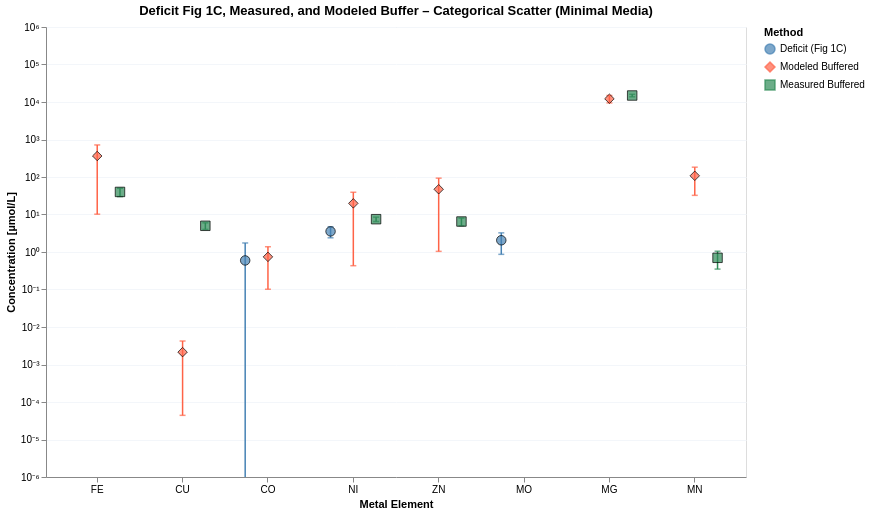

The code cell stored with this chart in its notebook:
### Markdown cell above
### Plot 4 – Categorical scatter: Deficit Figure 1C vs. modeled vs. measured buffered concentration (Minimal Media)

Each element on the x-axis has three offset points:
- **Deficit (Fig 1C)** – ICP-MS total − simulation ± propagated error
- **Modeled Buffered** – competition-model mid-point ± half the lb/ub range
- **Measured Buffered** – experimentally measured ± std

### Code cell
DOMAIN_MIN = 1e-7
elements = results_minimal.index.tolist()

bar_df = pd.DataFrame({
    'element':         elements,
    'deficit_uM':      results_minimal['deficit_M']       * 1e6,
    'deficit_err_uM':  results_minimal['deficit_M_err']   * 1e6,
    'model_uM_lb':        est_competition_minimal_lb.reindex(elements) * 1e6,
    'model_uM_ub':        est_competition_minimal_ub.reindex(elements) * 1e6,
    'measured_uM':     meas_buf_minimal['measured_M'].reindex(elements) * 1e6,
    'measured_err_uM': meas_buf_minimal['measured_std_M'].reindex(elements) * 1e6,
}).set_index("element")


df_wide = pl.from_pandas(bar_df.reset_index()).with_columns([
    (0.5 * (pl.col("model_uM_lb") + pl.col("model_uM_ub"))).alias("model_mid_uM"),
    (0.5 * (pl.col("model_uM_ub") - pl.col("model_uM_lb")).abs()).alias("model_err_uM"),
])

_series_labels = {
    "Deficit (Fig 1C)":  ("deficit_uM",   "deficit_err_uM"),
    "Modeled Buffered":  ("model_mid_uM", "model_err_uM"),
    "Measured Buffered": ("measured_uM",  "measured_err_uM"),
}

df_long = pl.concat([
    df_wide.select([
        pl.col("element"),
        pl.col(y_col).alias("y_uM"),
        pl.col(e_col).fill_null(0).alias("y_err_uM"),
        pl.lit(label).alias("series"),
    ])
    for label, (y_col, e_col) in _series_labels.items()
]).filter(
    pl.col("y_uM").is_not_null()
).filter(
    # Keep row if it's NOT (deficit series AND negative value)
    ~((pl.col("series") == "Deficit (Fig 1C)") & (pl.col("y_uM") < 0))
).with_columns([
    pl.max_horizontal(
        pl.col("y_uM") - pl.col("y_err_uM"),
        pl.lit(DOMAIN_MIN)
    ).alias("y_lo_uM"),
    (pl.col("y_uM") + pl.col("y_err_uM")).alias("y_hi_uM"),
])

elements_ordered = bar_df.index.tolist()
_series_domain   = list(_series_labels.keys())

y_scale   = alt.Scale(type="log", domain=[1e-6, 1e6])
col_scale = alt.Scale(domain=_series_domain, range=["steelblue", "tomato", "seagreen"])
shp_scale = alt.Scale(domain=_series_domain, range=["circle", "diamond", "square"])
_legend   = alt.Legend(title="Method")

x_enc      = alt.X("element:N", sort=elements_ordered, title="Metal Element",
                   axis=alt.Axis(labelAngle=0))
xoff_enc   = alt.XOffset("series:N", sort=_series_domain)
color_enc  = alt.Color("series:N", scale=col_scale, legend=_legend)

base = alt.Chart(df_long)

points = (
    base.mark_point(filled=True, size=90, stroke="black", strokeWidth=1)
    .encode(
        x=x_enc,
        xOffset=xoff_enc,
        y=alt.Y("y_uM:Q", scale=y_scale, title="Concentration [µmol/L]",
                axis=alt.Axis(labelExpr=_log_label_unicode)),
        color=color_enc,
        shape=alt.Shape("series:N", scale=shp_scale, legend=_legend),
    )
)

# ── Error bar body (rule) ─────────────────────────────────────────────────────
err_rule = (
    base.mark_rule(strokeWidth=1.5, clip=True)
    .encode(
        x=x_enc,
        xOffset=xoff_enc,                               # ← works on mark_rule
        y=alt.Y("y_lo_uM:Q", scale=y_scale),
        y2=alt.Y2("y_hi_uM:Q"),
        color=color_enc,
    )
)

# ── Error bar caps (tick) ─────────────────────────────────────────────────────
err_cap_lo = (
    base.mark_tick(width=6, thickness=1.5, clip=True)
    .encode(x=x_enc, xOffset=xoff_enc,
            y=alt.Y("y_lo_uM:Q", scale=y_scale), color=color_enc)
)
err_cap_hi = (
    base.mark_tick(width=6, thickness=1.5, clip=True)
    .encode(x=x_enc, xOffset=xoff_enc,
            y=alt.Y("y_hi_uM:Q", scale=y_scale), color=color_enc)
)

chart8 = (err_rule + err_cap_lo + err_cap_hi + points).properties(
    width=700, height=450,
    title="Deficit Fig 1C, Measured, and Modeled Buffer – Categorical Scatter (Minimal Media)"
).configure_axis(gridColor="#f3f6fa")

chart8.save("notebooks/cofactors/buffer_figures/categorical_scatter_minimal.svg")
chart8

### Figure 1 — Vega-Lite specification as saved in the notebook (floating-point values rounded to 4 significant figures)
{"config": {"view": {"continuousWidth": 300, "continuousHeight": 300}, "axis": {"gridColor": "#f3f6fa"}}, "layer": [{"mark": {"type": "rule", "clip": true, "strokeWidth": 1.5}, "encoding": {"color": {"field": "series", "legend": {"title": "Method"}, "scale": {"domain": ["Deficit (Fig 1C)", "Modeled Buffered", "Measured Buffered"], "range": ["steelblue", "tomato", "seagreen"]}, "type": "nominal"}, "x": {"axis": {"labelAngle": 0}, "field": "element", "sort": ["FE", "CU", "CO", "NI", "ZN", "MO", "MG", "MN"], "title": "Metal Element", "type": "nominal"}, "xOffset": {"field": "series", "sort": ["Deficit (Fig 1C)", "Modeled Buffered", "Measured Buffered"], "type": "nominal"}, "y": {"field": "y_lo_uM", "scale": {"domain": [1e-06, 1000000.0], "type": "log"}, "type": "quantitative"}, "y2": {"field": "y_hi_uM"}}}, {"mark": {"type": "tick", "clip": true, "thickness": 1.5, "width": 6}, "encoding": {"color": {"field": "series", "legend": {"title": "Method"}, "scale": {"domain": ["Deficit (Fig 1C)", "Modeled Buffered", "Measured Buffered"], "range": ["steelblue", "tomato", "seagreen"]}, "type": "nominal"}, "x": {"axis": {"labelAngle": 0}, "field": "element", "sort": ["FE", "CU", "CO", "NI", "ZN", "MO", "MG", "MN"], "title": "Metal Element", "type": "nominal"}, "xOffset": {"field": "series", "sort": ["Deficit (Fig 1C)", "Modeled Buffered", "Measured Buffered"], "type": "nominal"}, "y": {"field": "y_lo_uM", "scale": {"domain": [1e-06, 1000000.0], "type": "log"}, "type": "quantitative"}}}, {"mark": {"type": "tick", "clip": true, "thickness": 1.5, "width": 6}, "encoding": {"color": {"field": "series", "legend": {"title": "Method"}, "scale": {"domain": ["Deficit (Fig 1C)", "Modeled Buffered", "Measured Buffered"], "range": ["steelblue", "tomato", "seagreen"]}, "type": "nominal"}, "x": {"axis": {"labelAngle": 0}, "field": "element", "sort": ["FE", "CU", "CO", "NI", "ZN", "MO", "MG", "MN"], "title": "Metal Element", "type": "nominal"}, "xOffset": {"field": "series", "sort": ["Deficit (Fig 1C)", "Modeled Buffered", "Measured Buffered"], "type": "nominal"}, "y": {"field": "y_hi_uM", "scale": {"domain": [1e-06, 1000000.0], "type": "log"}, "type": "quantitative"}}}, {"mark": {"type": "point", "filled": true, "size": 90, "stroke": "black", "strokeWidth": 1}, "encoding": {"color": {"field": "series", "legend": {"title": "Method"}, "scale": {"domain": ["Deficit (Fig 1C)", "Modeled Buffered", "Measured Buffered"], "range": ["steelblue", "tomato", "seagreen"]}, "type": "nominal"}, "shape": {"field": "series", "legend": {"title": "Method"}, "scale": {"domain": ["Deficit (Fig 1C)", "Modeled Buffered", "Measured Buffered"], "range": ["circle", "diamond", "square"]}, "type": "nominal"}, "x": {"axis": {"labelAngle": 0}, "field": "element", "sort": ["FE", "CU", "CO", "NI", "ZN", "MO", "MG", "MN"], "title": "Metal Element", "type": "nominal"}, "xOffset": {"field": "series", "sort": ["Deficit (Fig 1C)", "Modeled Buffered", "Measured Buffered"], "type": "nominal"}, "y": {"axis": {"labelExpr": "datum.value > 0 ? '10' + replace(replace(replace(replace(replace(replace(replace(replace(replace(replace(replace('' + round(log(datum.value)/LN10), '-','⁻'),'0','⁰'),'1','¹'),'2','²'),'3','³'),'4','⁴'),'5','⁵'),'6','⁶'),'7','⁷'),'8','⁸'),'9','⁹') : '0'"}, "field": "y_uM", "scale": {"domain": [1e-06, 1000000.0], "type": "log"}, "title": "Concentration [µmol/L]", "type": "quantitative"}}}], "data": {"name": "data-afb2e06ef6bd4931e436b50f558ae015"}, "height": 450, "title": "Deficit Fig 1C, Measured, and Modeled Buffer – Categorical Scatter (Minimal Media)", "width": 700, "$schema": "https://vega.github.io/schema/vega-lite/v5.20.1.json", "datasets": {"data-afb2e06ef6bd4931e436b50f558ae015": [{"element": "CO", "y_uM": 0.5957, "y_err_uM": 1.145, "series": "Deficit (Fig 1C)", "y_lo_uM": 1e-07, "y_hi_uM": 1.741}, {"element": "NI", "y_uM": 3.546, "y_err_uM": 1.154, "series": "Deficit (Fig 1C)", "y_lo_uM": 2.392, "y_hi_uM": 4.7}, {"element": "MO", "y_uM": 2.054, "y_err_uM": 1.188, "series": "Deficit (Fig 1C)", "y_lo_uM": 0.8663, "y_hi_uM": 3.242}, {"element": "FE", "y_uM": 363.1, "y_err_uM": 352.9, "series": "Modeled Buffered", "y_lo_uM": 10.19, "y_hi_uM": 716.1}, {"element": "CU", "y_uM": 0.002136, "y_err_uM": 0.002092, "series": "Modeled Buffered", "y_lo_uM": 4.407e-05, "y_hi_uM": 0.004228}, {"element": "CO", "y_uM": 0.7417, "y_err_uM": 0.6401, "series": "Modeled Buffered", "y_lo_uM": 0.1016, "y_hi_uM": 1.382}, {"element": "NI", "y_uM": 19.81, "y_err_uM": 19.38, "series": "Modeled Buffered", "y_lo_uM": 0.4311, "y_hi_uM": 39.19}, {"element": "ZN", "y_uM": 47.09, "y_err_uM": 46.05, "series": "Modeled Buffered", "y_lo_uM": 1.04, "y_hi_uM": 93.15}, {"element": "MG", "y_uM": 12190.0, "y_err_uM": 2732.0, "series": "Modeled Buffered", "y_lo_uM": 9454.0, "y_hi_uM": 14920.0}, {"element": "MN", "y_uM": 107.6, "y_err_uM": 75.2, "series": "Modeled Buffered", "y_lo_uM": 32.42, "y_hi_uM": 182.8}, {"element": "FE", "y_uM": 40.0, "y_err_uM": 10.0, "series": "Measured Buffered", "y_lo_uM": 30.0, "y_hi_uM": 50.0}, {"element": "CU", "y_uM": 5.0, "y_err_uM": 1.0, "series": "Measured Buffered", "y_lo_uM": 4.0, "y_hi_uM": 6.0}, {"element": "NI", "y_uM": 7.5, "y_err_uM": 1.0, "series": "Measured Buffered", "y_lo_uM": 6.5, "y_hi_uM": 8.5}, {"element": "ZN", "y_uM": 6.5, "y_err_uM": 1.5, "series": "Measured Buffered", "y_lo_uM": 5.0, "y_hi_uM": 8.0}, {"element": "MG", "y_uM": 14900.0, "y_err_uM": 1145.0, "series": "Measured Buffered", "y_lo_uM": 13760.0, "y_hi_uM": 16040.0}, {"element": "MN", "y_uM": 0.7, "y_err_uM": 0.35, "series": "Measured Buffered", "y_lo_uM": 0.35, "y_hi_uM": 1.05}]}}
